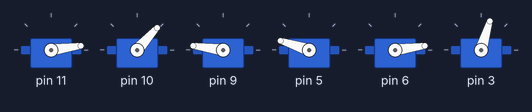
Bench run of a sketch on a simulated Arduino Uno, built with avr-gcc and run on an emulated ATmega328P. Shown: 6 × servo.

Above: at 6.17 s.
At 7.09 s:
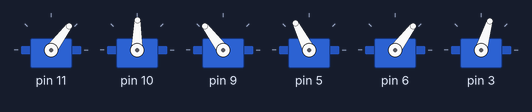
At 7.9 s:
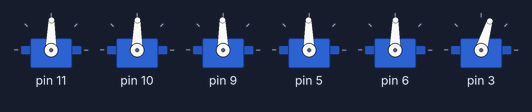
Timing chart, 0 to 9.4 s (numbered marks = the images above):
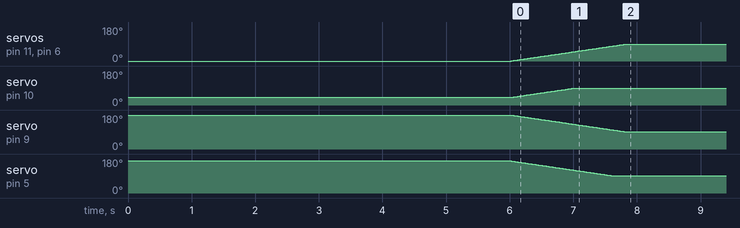

The sketch:

test.ino
```cpp
#include <Braccio.h>
#include <Servo.h>

Servo base;
Servo shoulder;
Servo elbow;
Servo wrist_ver;
Servo wrist_rot;
Servo gripper;

void setup() {
  // put your setup code here, to run once:
  Braccio.begin();
}

void loop() {
  // put your main code here, to run repeatedly:
  Braccio.ServoMovement(20, 90, 90, 90, 90, 90, 73);
}
```

Measured:
- by itself, servo on pin 11, servo on pin 6: moves from 0° to 89° over 1.8 s
- by itself, servo on pin 10: moves from 40° to 89° over 0.98 s
- by itself, servo on pin 9: moves from 180° to 91° over 1.8 s
- by itself, servo on pin 5: moves from 170° to 91° over 1.6 s
